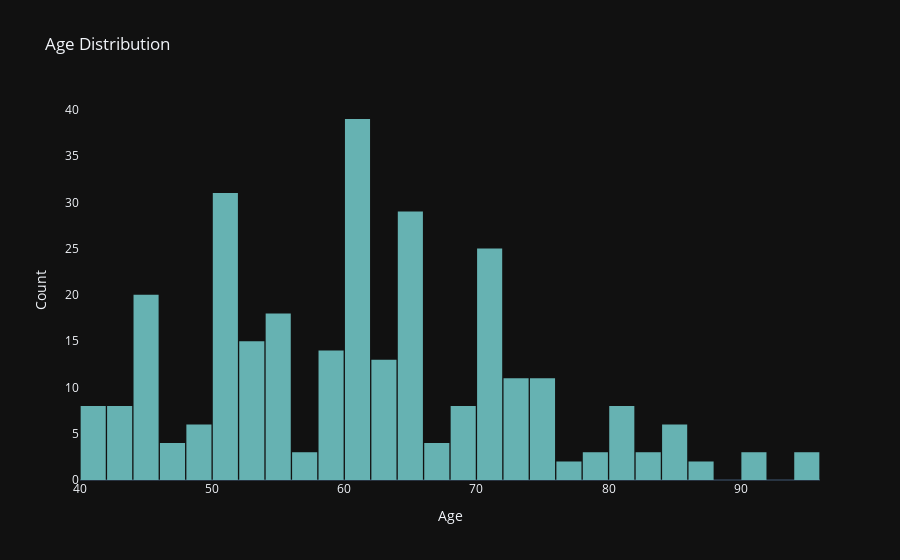

The cell this chart's notebook holds for it:
### Markdown cell above
## 4. Exploratory Data Analysis

### Code cell
# Distribution of age

fig = go.Figure()
fig.add_trace(go.Histogram(
    x = dataset['age'],
    xbins = dict(
        start = 40,
        end = 95,
        size = 2
    ),
    marker_color = '#66b2b2',
    opacity = 1
))

fig.update_layout(
    title_text = 'Age Distribution',
    xaxis_title_text = 'Age',
    yaxis_title_text = 'Count',
    bargap = 0.05,
    xaxis = {'showgrid': False},
    yaxis = {'showgrid': False},
    template = 'plotly_dark'
)

fig.show()

### Figure 1 — Plotly figure (JSON) as saved in the notebook; plotly's stock layout.template omitted (floating-point values rounded to 4 significant figures; data arrays with more than 128 entries replaced by an {"elided": "..."} marker saying what was removed)
{"data": [{"marker": {"color": "#66b2b2"}, "opacity": 1, "type": "histogram", "x": {"elided": "297 float values"}, "xbins": {"end": 95, "size": 2, "start": 40}}], "layout": {"bargap": 0.05, "title": {"text": "Age Distribution"}, "xaxis": {"showgrid": false, "title": {"text": "Age"}}, "yaxis": {"showgrid": false, "title": {"text": "Count"}}}}
